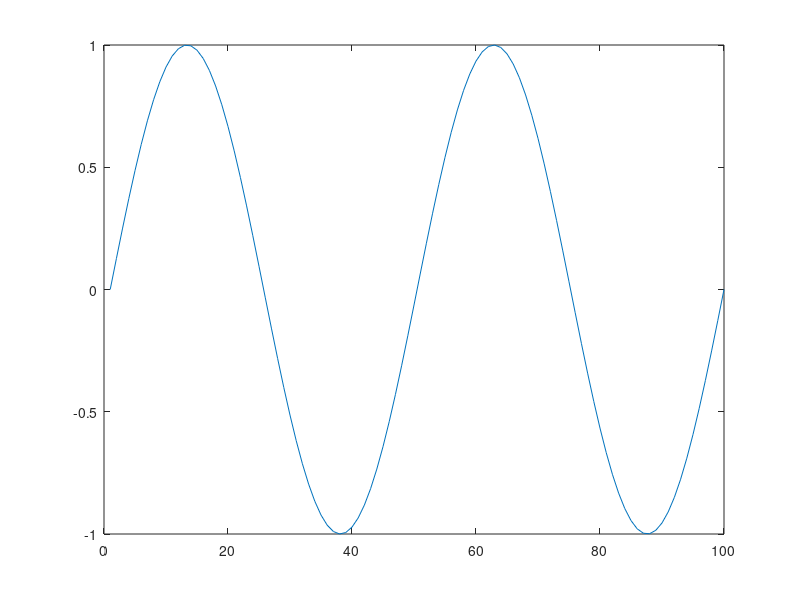

MATLAB code for this plot: (Note: this script raises an error after producing the figure.)
%%%%%%%%%%%%%%%%%%%%%%%%%%%%%%%%%%%%%%%%%%%%%%%%%%%%%%%%%%%%%%%%%%%%%%%%%%
% Assignment 1: Matlab Scavenger Hunt and HelloWorld
%
% Submitted by: Basel Abdelfattah
%
% Due: October 8, 2020
%
% Instructions: 

% There are two parts to this assignment. Part 1 deals with using the
% Matlab documentation to answer some questions or perform some tasks. Part
% 2 involves you writing your very first Matlab program!!

% Please write all of your responses in the following .mfile.
% If there are comments after the question (as in question 2) please 
% write your answer inside those comments. If there are not comments
% please write your answer with correct matlab syntax. 
%
%%%%%%%%%%%%%%%%%%%%%%%%%%%%%%%%%%%%%%%%%%%%%%%%%%%%%%%%%%%%%%%%%%%%%%%%%%

%%%%%%%%%%%%%%%%%%%%%%% Part 1  %%%%%%%%%%%%%%%%%%%%%%%%%%%%%%%%%%

% 1. Set the url of the matlab documentation to a variable called helpURL

helpURL = "https://www.mathworks.com/help/matlab/";


% 2. What does the command 'clear all' do?
%
% Answer: The command 'clear all' clears all saved data from the workspace.
% To be more specific, the function removes all variables saved into the
% current workspace and frees them from the system memory.
%


% 3. What function would you use to take the average of the following
% numbers [1 7 21 32 67 32453]? Store your answer in a variable called
% averageAnswer.

A = [1 7 21 32 67 3253];
averageAnswer = mean(A)



% 4. What command would you type to see a list of all installed toolboxes?

% The command "ver" will show what version of Matlab is currently installed
% along with the list of all toolboxes.



% 5. What command would return a list of all of the available functions in 
% the image processing toolbox? 

web()


% 6. On the line below figure, write a command to draw a graph of 
% x and y. 

x = linspace(-2*pi,2*pi);
y = sin(x);

figure
        plot(y)

        

% 7. Find a function that performs a statistical test you've seen used
% in a journal article (there are many possible answers to this). 

%
% Answer: One statistical function that I have seen performed in a journal
% article was the one-sample and paired-sample t-test.

% The syntax was as follows: h = ttest(x,y).

% This function returned a test decision using the paired-sample t-test
% for the null hypothesis that the data in x - y comes from a normal
% distribution with mean equal to zero and unknown variance. 



% 8. What are the 2 major types of loops that MATLAB supports? What is the
% difference between them?

%
% Answer: The 2 major types of loops that MATLAB supports are "for" loops
% and "while" loops

% For loops: Use loops with a fixed number of iterations. It repeats a
% group of statements for a fixed amount of times.

% While loops: Use loops with conditions. Statements are executed based on
% the truth of the condition.



% 9. What does NaN stand for? Give an example of when you would get NaN as
% an answer. 

%
% Answer: NaN stands for "Not a number"
% Operations return NaN when they have undefined numeric results.

% An example of this would be 0/0.



% 10. The following code snippet executes but contains an error (we don't
% get a useful answer). See if you can use the documentation to fix the 
% error to get the sum of the numbers in A. Do not change or remove 
% any of the values in A.

A = [1 2 3 2 1 NaN 1 2 3 NaN];
S = sum(rmmissing(A))

% The rmmissing function detects and removes NaN values. To get the sum of
% the numbers in A without manipulating any of the values in A we would use
% rmmissing within the sum function.



% 11. I used to love playing the game minesweeper. Is there a way that I
% could play a similar game on Matlab? Write the command that would launch
% the game if so. 

xpbombs


% 12. Create a variable myage and store your age on the day the hurricane is 
% supposed to impact our area in it. Subtract two from the value of the
% variable. Add one to the value of the variable. 

myage = 22;
    myage - 2 + 1
    
    
    
% 13. Use the built-in function namelengthmax to find out the maximum number of
% characters that you can have in an identifier name under your version of
% MATLAB. Store the value in a variable called myMaxNameLength

myMaxNameLength = 63;



% 14. Create two variables to store a weight in pounds and ounces. Use who and whos
% to see the variables. Clear one of them and then use who and whos again.

wlb = 200;
woz = wlb * 16;

who
whos

clear woz

who
whos


% 15. Store a number with a decimal place in a double variable (the default). Convert the
% variable to the type int32 and store the result in a new variable (hint: this is known
% as casting in computer programming).

d = 2.5;
D = int32(d);
whos D


% 16. Create a variable called pounds to store a weight in pounds. Convert this to 
% kilograms and assign the result to a variable kilos.

pounds = 185;
kilos = pounds/2.2



% 18. Create a variable fTemp to store a temperature in degrees Fahrenheit (F). 
% Convert this to degrees Celsius (C) and store the result in a variable cTemp.

fTemp = 97.6;
cTemp = (5/9)*(fTemp - 32)



% 19. Using the colon operator, create the following row vectors:
% 2 3 4 5 6 7 
% 1.1000 1.3000 1.5000 1.7000 
% 8 6 4 2
% Store your results with variable names vecA, vecB and vecC respectively.

vecA = 2:7
vecB = 1.1:.2:1.7
vecC = 8:-2:2



% 20. Give the MATLAB expression that would create a vector 
% (in a variable called vec) of 50 elements that range, equally spaced, 
% from 0 to 2pi:

vec = linspace(0,2*pi,50)



% 21. Using the colon operator and the transpose operator, 
% create a column vector that has the values -1 to 1 in steps of 0.5.

vecX = -1:0.5:1;
transpose(vecX)



% 22. Create a variable called rows that is a random integer in the inclusive range 
% from 1 to 5. Create a variable called cols that is a random integer in the 
% inclusive range from 1 to 5. Create a matrix called result of all zeros with the 
% dimensions given by the values of rows and cols. 

rows = randi([1,5]);
cols = randi([1,5]);
zeros(rows, cols)


% 23. Create a vector of five random integers, each in the inclusive range 
% from -10 to 10. Perform each of the following and store your results in 
% appropriately named variables. (you should have a seperate line of code for each):

n = randi([-10,10],1,5);

% - subtract 3 from each element n
sub = n - 3;

% - count how many are positive
count = length(nonzeros(n(n>0)));

% - get the absolute value of each element
absol = abs(n);

% - find the maximum.
maximum = max(n);



% 24. Write some code that will calculate the area of a trapezoid. Create
% variables for base1, base2, and height and assign them values. Store the
% result of your calculation in a variable called trapArea. Comment your
% code so that another user can understand what your code does. 

% The following values are the base and height values of the trapezoied in
% inches.

base1 = 2;
base2 = 5;
height = 4;

% With the listed variables, we can now calculate the area of the
% trapezoid and assign the value of the result  to a variable called
% trapArea

trapArea = height*((base1 + base2)/2);



% 25. In biomechanics, a vector is a set of numbers that indicate 
% both magnitude and direction. Units such as velocity and force are vector 
% quantities. An example of a vector could be <2.34, 4.244, 5.323> meters/second. 
% This vector describes the velocity of an object at a certain point in 
% three-dimensional space, <x,y,z>. In solving problems related to vectors, 
% it is handy to know the unit vector of a certain measurement. 
% A unit vector is a vector that has a certain direction, but a magnitude of 1.
% The equation for a unit vector in three-dimensional space is:

% u = <x,y,z>/sqrt(x^2 + y^2 + z^2)

% Write some code that prompts the user for x, y, and z values, and then 
% calculates the unit vector and stores the value in a variable called
% unitVector.

x = input('Input the x value: ');
y = input('Input the y value: ');
z = input('Input the z value: ');

u = [x y z]/sqrt(x^2 + y^2 + z^2);

unitVector = u;


%%%%%%%%%%%%%%%%%%%%%%%%%%  Part 2: Hello World %%%%%%%%%%%%%%%%%%%%%%%%%%

% Write some code that will print the string 'Hello World' to the screen. 
% There are several ways that you could do this. For an extra challenge, 
% make your program able to take text input from the user and output 
% whatever they input. (For ease of running and executing your solution,
% you should comment all the lines of code from Part 1. Just make sure you
% remove the comments before you submit.) 

%%% Enter the code for your program below this line

hi = input('Yo: ');
    fprintf('Hello world!\n', hi);

%%%%% When you have completed everything, type the following two commands
%%%%% (without comments) into your command window. 

%%% load handel
%%% sound(y, Fs)